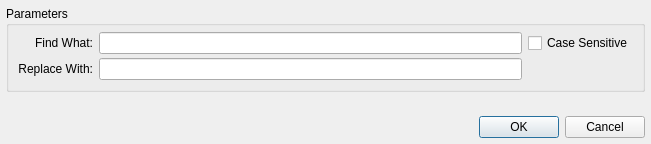
<?xml version="1.0" encoding="UTF-8"?>
<ui version="4.0">
 <class>Dialog</class>
 <widget class="QDialog" name="Dialog">
  <property name="geometry">
   <rect>
    <x>0</x>
    <y>0</y>
    <width>651</width>
    <height>144</height>
   </rect>
  </property>
  <property name="sizePolicy">
   <sizepolicy hsizetype="Preferred" vsizetype="Preferred">
    <horstretch>0</horstretch>
    <verstretch>0</verstretch>
   </sizepolicy>
  </property>
  <property name="maximumSize">
   <size>
    <width>16777215</width>
    <height>200</height>
   </size>
  </property>
  <property name="windowTitle">
   <string>Search and Replace</string>
  </property>
  <layout class="QVBoxLayout" name="verticalLayout">
   <property name="margin">
    <number>6</number>
   </property>
   <item>
    <widget class="QGroupBox" name="groupBox">
     <property name="title">
      <string>Parameters</string>
     </property>
     <layout class="QHBoxLayout" name="horizontalLayout">
      <property name="topMargin">
       <number>6</number>
      </property>
      <property name="bottomMargin">
       <number>9</number>
      </property>
      <item>
       <layout class="QGridLayout" name="gridLayout">
        <property name="horizontalSpacing">
         <number>6</number>
        </property>
        <property name="verticalSpacing">
         <number>4</number>
        </property>
        <item row="0" column="0">
         <widget class="QLabel" name="label">
          <property name="text">
           <string>Find What:</string>
          </property>
          <property name="alignment">
           <set>Qt::AlignRight|Qt::AlignTrailing|Qt::AlignVCenter</set>
          </property>
         </widget>
        </item>
        <item row="0" column="1">
         <widget class="QLineEdit" name="uiLED_search"/>
        </item>
        <item row="1" column="0">
         <widget class="QLabel" name="label_2">
          <property name="text">
           <string>Replace With:</string>
          </property>
          <property name="alignment">
           <set>Qt::AlignRight|Qt::AlignTrailing|Qt::AlignVCenter</set>
          </property>
         </widget>
        </item>
        <item row="1" column="1">
         <widget class="QLineEdit" name="uiLED_replace"/>
        </item>
        <item row="0" column="2">
         <widget class="QCheckBox" name="uiCHK_caseSensitive">
          <property name="text">
           <string>Case Sensitive</string>
          </property>
         </widget>
        </item>
       </layout>
      </item>
     </layout>
    </widget>
   </item>
   <item>
    <spacer name="verticalSpacer">
     <property name="orientation">
      <enum>Qt::Vertical</enum>
     </property>
     <property name="sizeHint" stdset="0">
      <size>
       <width>20</width>
       <height>40</height>
      </size>
     </property>
    </spacer>
   </item>
   <item>
    <widget class="QDialogButtonBox" name="buttonBox">
     <property name="orientation">
      <enum>Qt::Horizontal</enum>
     </property>
     <property name="standardButtons">
      <set>QDialogButtonBox::Cancel|QDialogButtonBox::Ok</set>
     </property>
    </widget>
   </item>
  </layout>
 </widget>
 <resources/>
 <connections>
  <connection>
   <sender>buttonBox</sender>
   <signal>accepted()</signal>
   <receiver>Dialog</receiver>
   <slot>accept()</slot>
   <hints>
    <hint type="sourcelabel">
     <x>248</x>
     <y>254</y>
    </hint>
    <hint type="destinationlabel">
     <x>157</x>
     <y>274</y>
    </hint>
   </hints>
  </connection>
  <connection>
   <sender>buttonBox</sender>
   <signal>rejected()</signal>
   <receiver>Dialog</receiver>
   <slot>reject()</slot>
   <hints>
    <hint type="sourcelabel">
     <x>316</x>
     <y>260</y>
    </hint>
    <hint type="destinationlabel">
     <x>286</x>
     <y>274</y>
    </hint>
   </hints>
  </connection>
  <connection>
   <sender>Dialog</sender>
   <signal>accepted()</signal>
   <receiver>Dialog</receiver>
   <slot>onDialogAccepted()</slot>
   <hints>
    <hint type="sourcelabel">
     <x>337</x>
     <y>61</y>
    </hint>
    <hint type="destinationlabel">
     <x>337</x>
     <y>61</y>
    </hint>
   </hints>
  </connection>
 </connections>
 <slots>
  <slot>onDialogAccepted()</slot>
 </slots>
</ui>
